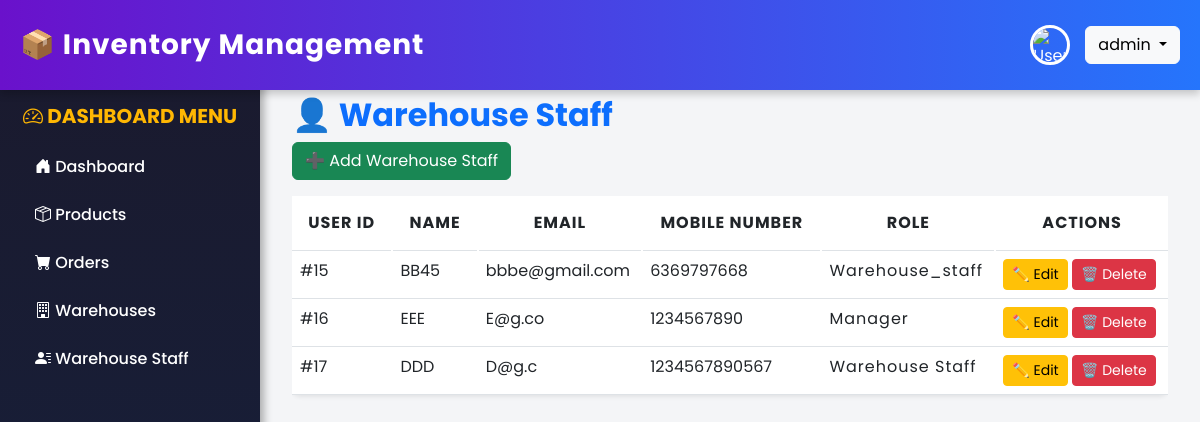
Page /users/ (signed in) on the earlier database version.
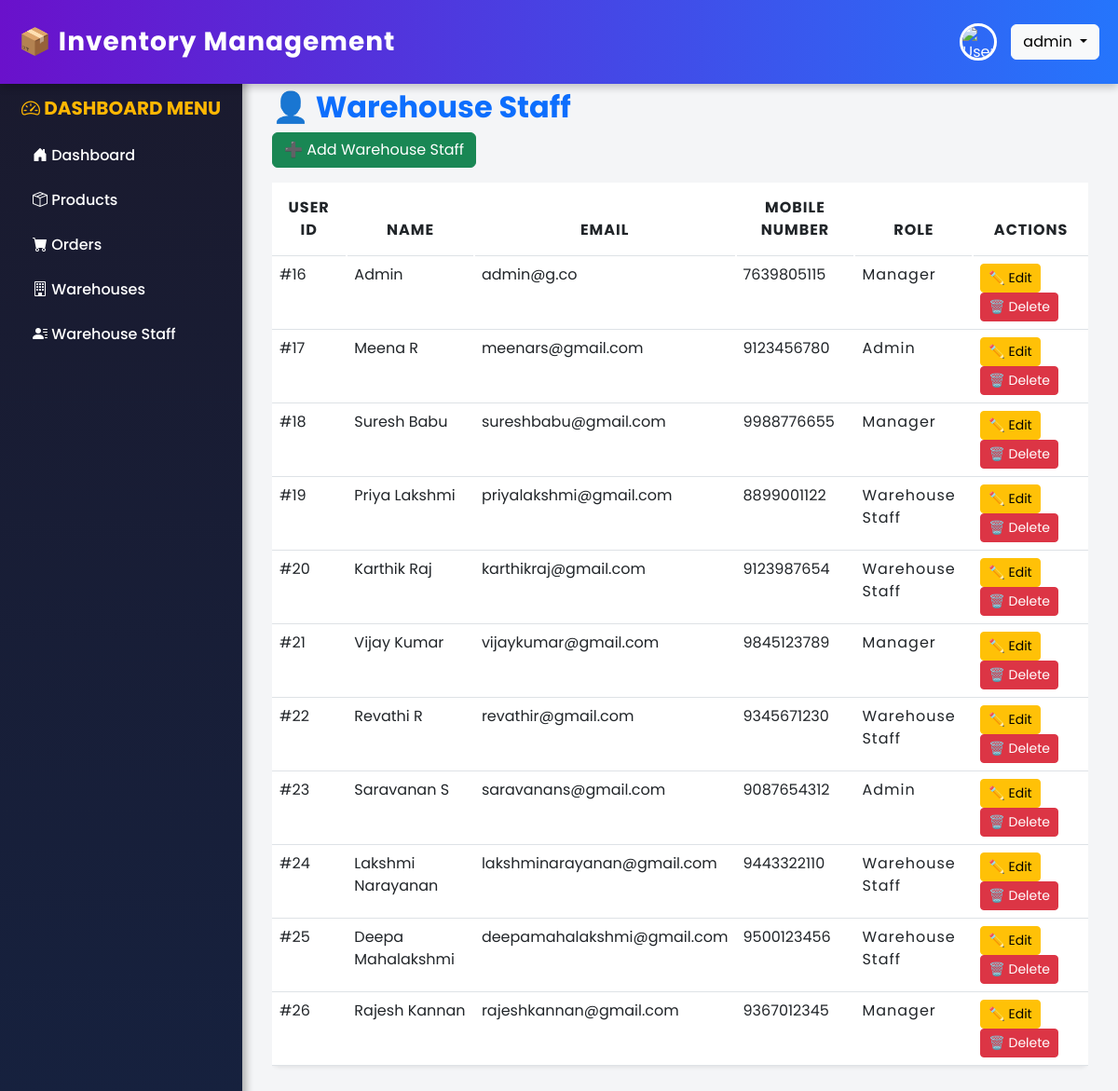
Same page on the later database version.
### inventory/models.py (models this page shows, shortened)
class Users(models.Model):
    ROLE_CHOICES = [
        ('admin', 'Admin'),
        ('warehouse staff', 'Warehouse Staff'),
        ('manager', 'Manager'),
        ('customer', 'Customer'),
    ]
    customer_id = models.PositiveIntegerField(unique=True, primary_key=True)
    name = models.CharField(max_length=255)
    mobile_number = models.CharField(max_length=15, unique=True)
    email = models.EmailField(unique=True)
    password = models.CharField(max_length=255)  # Store hashed password
    role = models.CharField(max_length=20, choices=ROLE_CHOICES, default='customer')
    working_warehouse = models.CharField(max_length=255, blank=True, null=True)
    register_date = models.DateTimeField(default=now)
    class Meta:
        db_table = "Users"  # Keep table name as "Users"

### inventory/views.py (the view, shortened to what this page needs)
# urls.py: path('users/', views.user_list, name='user_list'),
def user_list(request):
    users = Users.objects.all()  # Fetch all users
    return render(request, "inventory/sideBar/user_list.html", {"users": users})

### inventory/templates/inventory/sideBar/user_list.html (shortened to what this page needs)
{% extends 'inventory/base.html' %}
{% block content %}
<div class="container">
  <h2 class="mt-3 fw-bold text-primary">👤 Warehouse Staff</h2>
  <button class="btn btn-success mb-3" data-bs-toggle="modal" data-bs-target="#addUserModal">
    ➕ Add Warehouse Staff
  </button>
  <div class="table-responsive">
    <table class="table table-hover shadow-sm rounded-3">
      <thead class="text-white custom-table-header">
        <tr>
          <th>User ID</th>
          <th>Name</th>
          <th>Email</th>
          <th>Mobile Number</th>
          <th>Role</th>
          <th>Actions</th>
        </tr>
      </thead>
      <tbody>
        {% for user in users %}
        <tr>
          <td>#{{ user.customer_id }}</td>
          <td>{{ user.name }}</td>
          <td>{{ user.email }}</td>
          <td>{{ user.mobile_number }}</td>
          <td class="role_w">{{ user.role }}</td>
          <td>
            <button class="btn btn-warning btn-sm" data-bs-toggle="modal" data-bs-target="#editUserModal{{ user.id }}">
              ✏️ Edit
            </button>
            <a href="{% url 'inventory:delete_user' user.customer_id %}" class="btn btn-danger btn-sm" onclick="return confirm('Are you sure you want to delete this user?')">
              🗑️ Delete
            </a>
          </td>
        </tr>
        {% endfor %}
      </tbody>
    </table>
  </div>
</div>
{% endblock %}

Differences in the rows shown:
removed Users: customer_id "15", name "BB45", email "bbbe@gmail.com", mobile_number "6369797668", role "Warehouse_staff"
changed Users id 16: name "EEE" → "Admin"; email "E@g.co" → "admin@g.co"; mobile_number "1234567890" → "7639805115"
changed Users id 17: name "DDD" → "Meena R"; email "D@g.c" → "meenars@gmail.com"; mobile_number "1234567890567" → "9123456780"; role "Warehouse Staff" → "Admin"
added Users: customer_id "18", name "Suresh Babu", email "sureshbabu@gmail.com", mobile_number "9988776655", role "Manager"
added Users: customer_id "19", name "Priya Lakshmi", email "priyalakshmi@gmail.com", mobile_number "8899001122", role "Warehouse Staff"
added Users: customer_id "20", name "Karthik Raj", email "karthikraj@gmail.com", mobile_number "9123987654", role "Warehouse Staff"
added Users: customer_id "21", name "Vijay Kumar", email "vijaykumar@gmail.com", mobile_number "9845123789", role "Manager"
added Users: customer_id "22", name "Revathi R", email "revathir@gmail.com", mobile_number "9345671230", role "Warehouse Staff"
added Users: customer_id "23", name "Saravanan S", email "saravanans@gmail.com", mobile_number "9087654312", role "Admin"
added Users: customer_id "24", name "Lakshmi Narayanan", email "lakshminarayanan@gmail.com", mobile_number "9443322110", role "Warehouse Staff"
added Users: customer_id "25", name "Deepa Mahalakshmi", email "deepamahalakshmi@gmail.com", mobile_number "9500123456", role "Warehouse Staff"
added Users: customer_id "26", name "Rajesh Kannan", email "rajeshkannan@gmail.com", mobile_number "9367012345", role "Manager"
